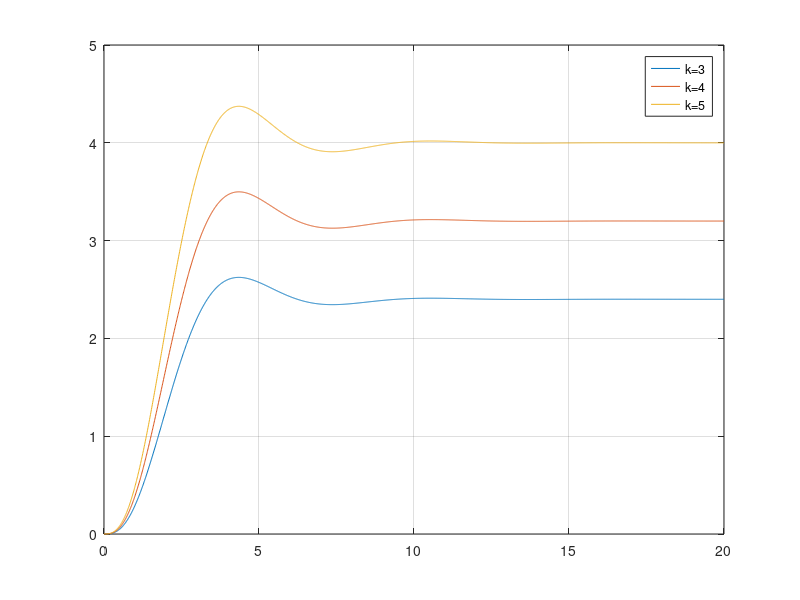

Here is the MATLAB script that generated this plot:
%%effect of loop gain of a negative feedback system on stability
z=[]
p=[-0.5+i -0.5-i -1];
k1=3;
k2=4;
k3=5;
G1=zpk(z,p,k1)
G2=zpk(z,p,k2)
G3=zpk(z,p,k3)
t=[0:0.01:20];
[y1,t]=step(G1,t)
[y2,t]=step(G2,t)
[y3,t]=step(G3,t)
figure(1)
plot(t,y1,t,y2,t,y3)
legend('k=3', 'k=4', 'k=5')
grid 
